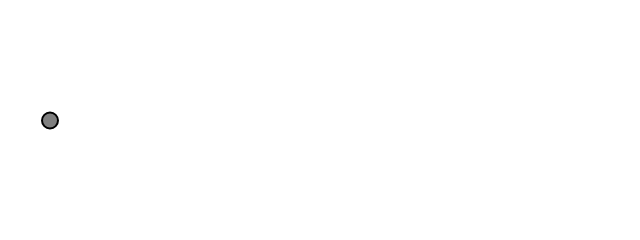
Frame 1 (no input)
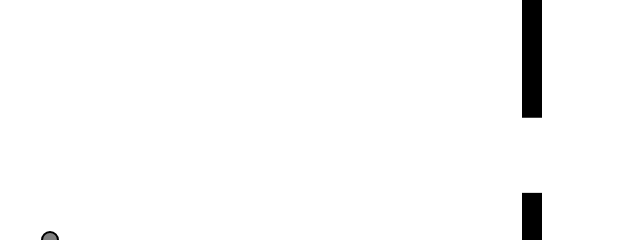
Frame 60 (no input)
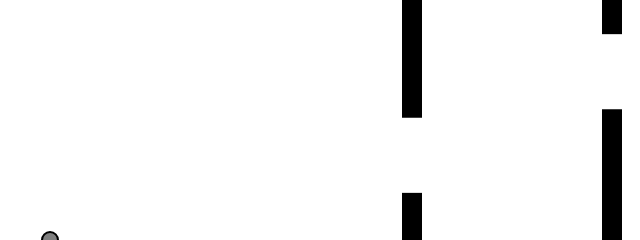
Frame 120 (the mouse pressed at the canvas centre since frame 60)

The p5.js sketch that drew these frames (run headless with seeded random() and noise() and a simulated clock; from frame 60 on, the mouse is pressed at the canvas centre):

// p5.js sketch
// ── sketch.js
let bird;
let pipes = [];

function setup() {
  createCanvas(640, 240);
  bird = new Bird();
  pipes.push(new Pipe());
}

function draw() {
  background(255);

  for (let i = pipes.length - 1; i >= 0; i--) {
    pipes[i].show();
    pipes[i].update();

    if (pipes[i].collides(bird)) {
      text("OOPS!", pipes[i].x, pipes[i].top + 20);
    }

    if (pipes[i].offscreen()) {
      pipes.splice(i, 1);
    }
  }

  bird.update();
  bird.show();

  if (frameCount % 100 == 0) {
    pipes.push(new Pipe());
  }
}

function mousePressed() {
  bird.flap();
}

// ── bird.js
class Bird {
  constructor() {
    // The bird's position (x will be constant)
    this.x = 50;
    this.y = 120;

    // Velocity and forces are scalar since the bird only moves along the y-axis
    this.velocity = 0;
    this.gravity = 0.5;
    this.flapForce = -10;
  }

  // The bird flaps its wings
  flap() {
    this.y += this.flapForce;
  }

  update() {
    // Add gravity
    this.velocity += this.gravity;
    this.y += this.velocity;
    // Dampen velocity
    this.velocity *= 0.9;

    // Handle the "floor"
    if (this.y > height) {
      this.y = height;
      this.velocity = 0;
    }
  }

  show() {
    strokeWeight(2);
    stroke(0);
    fill(127);
    circle(this.x, this.y, 16);
  }
}

// ── pipe.js
class Pipe {
  constructor() {
    this.spacing = 75;
    this.top = random(height - this.spacing);
    this.bottom = this.top + this.spacing;
    this.x = width;
    this.w = 20;
    this.speed = 2;
  }

  collides(bird) {
    // Is the bird within the vertical range of the top or bottom pipe?
    let verticalCollision = bird.y < this.top || bird.y > this.bottom;
    // Is the bird within the horizontal range of the pipes?
    let horizontalCollision = bird.x > this.x && bird.x < this.x + this.w;
    // If it's both a vertical and horizontal hit, it's a hit!
    return verticalCollision && horizontalCollision;
  }

  show() {
    fill(0);
    noStroke();
    rect(this.x, 0, this.w, this.top);
    rect(this.x, this.bottom, this.w, height - this.bottom);
  }

  update() {
    this.x -= this.speed;
  }

  offscreen() {
    return this.x < -this.w;
  }
}
